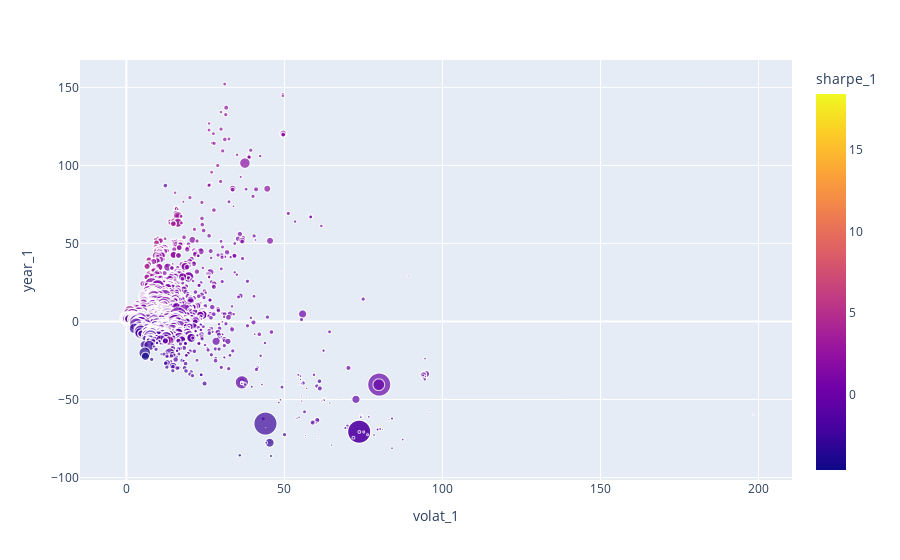

Notebook code cell kept with this figure:
### Code cell
px.scatter(df_results, x="volat_1", y="year_1", hover_data=["name", "isin"], color="sharpe_1", size="costs_inv")

### Figure 1 — Plotly figure (JSON) as saved in the notebook; plotly's stock layout.template omitted (floating-point values rounded to 4 significant figures; data arrays with more than 128 entries replaced by an {"elided": "..."} marker saying what was removed)
{"data": [{"customdata": {"elided": "4249x2 str values"}, "hovertemplate": "volat_1=%{x}<br>year_1=%{y}<br>costs_inv=%{marker.size}<br>name=%{customdata[0]}<br>isin=%{customdata[1]}<br>sharpe_1=%{marker.color}<extra></extra>", "legendgroup": "", "marker": {"color": {"elided": "4249 float values"}, "coloraxis": "coloraxis", "size": {"elided": "4249 float values"}, "sizemode": "area", "sizeref": null, "symbol": "circle"}, "mode": "markers", "name": "", "showlegend": false, "type": "scattergl", "x": {"elided": "4249 float values"}, "xaxis": "x", "y": {"elided": "4249 float values"}, "yaxis": "y"}], "layout": {"coloraxis": {"colorbar": {"title": {"text": "sharpe_1"}}, "colorscale": [[0, "#0d0887"], [0.1111, "#46039f"], [0.2222, "#7201a8"], [0.3333, "#9c179e"], [0.4444, "#bd3786"], [0.5556, "#d8576b"], [0.6667, "#ed7953"], [0.7778, "#fb9f3a"], [0.8889, "#fdca26"], [1, "#f0f921"]]}, "legend": {"itemsizing": "constant", "tracegroupgap": 0}, "margin": {"t": 60}, "xaxis": {"anchor": "y", "domain": [0, 1], "title": {"text": "volat_1"}}, "yaxis": {"anchor": "x", "domain": [0, 1], "title": {"text": "year_1"}}}}
